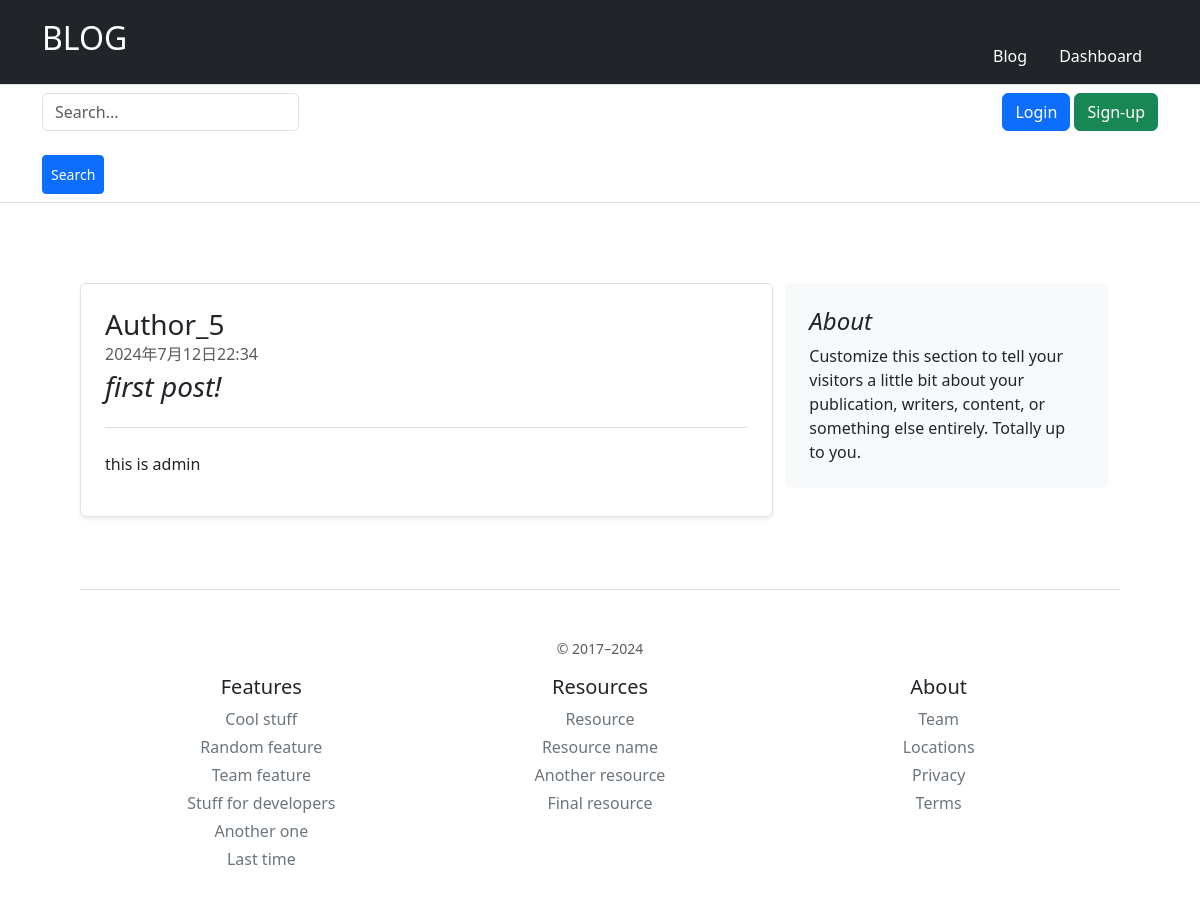
Before: /blog/1/ with the older database file.
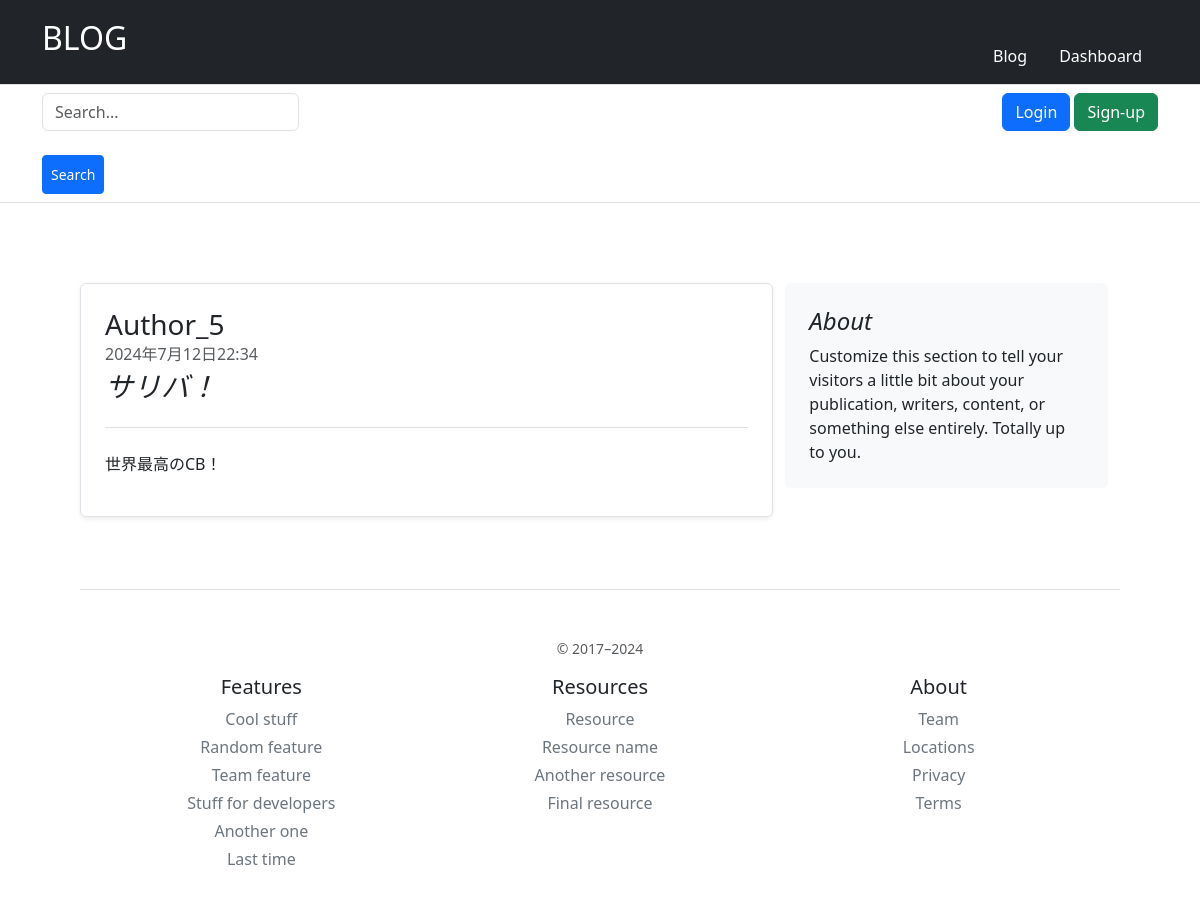
After: the same page with the newer database file.
### blog/models.py (models this page shows, shortened)
class Article(models.Model):
    author = models.ForeignKey(User, on_delete=models.CASCADE)
    title = models.CharField(max_length=30)
    body = models.TextField()
    created_at = models.DateTimeField(default=timezone.now)
    updated_at = models.DateTimeField(default=timezone.now)

### signup/models.py (models this page shows, shortened)
class User(AbstractBaseUser, PermissionsMixin):
    email = models.EmailField(max_length=255, unique=True)
    create_at = models.DateTimeField(default=timezone.now)
    updated_at = models.DateTimeField(default=timezone.now)
    is_staff = models.BooleanField(default=False)
    is_active = models.BooleanField(default=True)
    objects = UserManager()
    USERNAME_FIELD = "email"
    REQUIRED_FIELDS = []

### blog/views.py (the view)
# urls.py: path("<int:pk>/", views.detail, name="detail"),
def detail(request, pk: int):
    article = Article.objects.get(pk=pk)
    context = {"article":article}
    return render(request,"blog/detail.html",context)

### blog/templates/blog/detail.html
{% extends "base.html" %}
{% block content %}
<div class="row" style="margin: 5em;">
    <div class="col-md-8 col-xs-1" >
        <div class="row">
            <div class="row g-0 border rounded overflow-hidden flex-md-row mb-4 shadow-sm h-md-250 position-relative">
                <div class="col p-4 d-flex flex-column position-static" style="position: relative;">
                    <h3 class="mb-0">Author_{{ article.author.pk }}</h3>
                    <div class="mb-1 text-body-secondary">{{ article.created_at }}</div>
                    <h3 class="pb-4 mb-4 fst-italic border-bottom">{{ article.title }}</h3>
                    <p>{{ article.body }}</p>
                </div>
            </div>
        </div>
    </div>
    <div class="col-md-4 col-xs-1">
        <div class="position-sticky" style="top: 2rem;">
            <div class="p-4 mb-3 bg-body-tertiary rounded">
              <h4 class="fst-italic">About</h4>
              <p class="mb-0">Customize this section to tell your visitors a little bit about your publication, writers, content, or something else entirely. Totally up to you.</p>
        </div>
    </div>
</div>
{% endblock %}

Changed rows visible on the page:
changed Article: title "first post!" → "サリバ！"; body "this is admin" → "世界最高のCB！"
